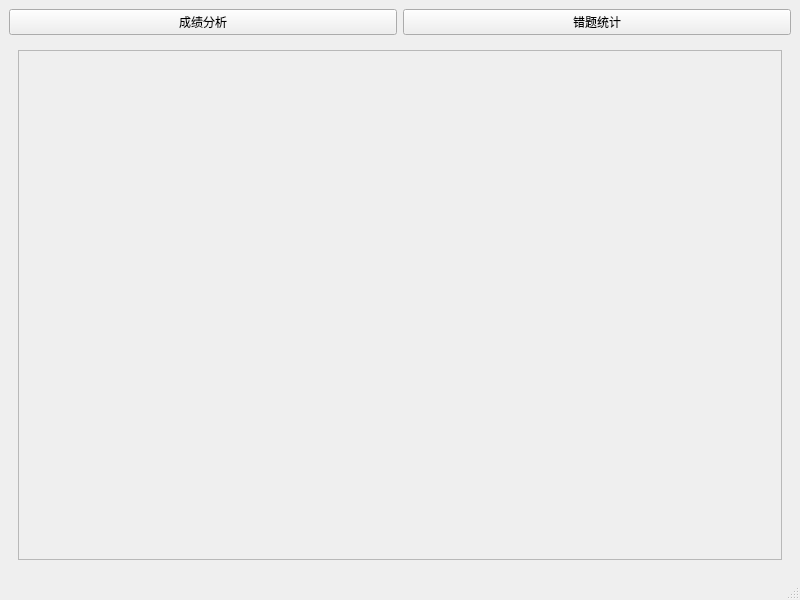
<?xml version="1.0" encoding="UTF-8"?>
<ui version="4.0">
 <class>MainWindow</class>
 <widget class="QMainWindow" name="MainWindow">
  <property name="geometry">
   <rect>
    <x>0</x>
    <y>0</y>
    <width>800</width>
    <height>600</height>
   </rect>
  </property>
  <property name="windowTitle">
   <string>MainWindow</string>
  </property>
  <widget class="QWidget" name="centralwidget">
   <layout class="QGridLayout" name="gridLayout">
    <item row="0" column="0">
     <widget class="QPushButton" name="analysisButton">
      <property name="text">
       <string>成绩分析</string>
      </property>
     </widget>
    </item>
    <item row="0" column="1">
     <widget class="QPushButton" name="wrongButton">
      <property name="text">
       <string>错题统计</string>
      </property>
     </widget>
    </item>
    <item row="1" column="0" colspan="2">
     <widget class="QStackedWidget" name="stackedWidget">
      <widget class="QWidget" name="page0">
       <layout class="QGridLayout" name="gridLayout_2">
        <item row="0" column="0">
         <widget class="QScrollArea" name="scrollArea">
          <property name="widgetResizable">
           <bool>true</bool>
          </property>
          <widget class="QWidget" name="analysisCards">
           <property name="geometry">
            <rect>
             <x>0</x>
             <y>0</y>
             <width>754</width>
             <height>494</height>
            </rect>
           </property>
           <layout class="QVBoxLayout" name="analysisCardsLayout"/>
          </widget>
         </widget>
        </item>
       </layout>
      </widget>
      <widget class="QWidget" name="page1">
       <layout class="QGridLayout" name="gridLayout_3">
        <item row="0" column="0">
         <widget class="QScrollArea" name="scrollArea_2">
          <property name="widgetResizable">
           <bool>true</bool>
          </property>
          <widget class="QWidget" name="wrongQuestions">
           <property name="geometry">
            <rect>
             <x>0</x>
             <y>0</y>
             <width>754</width>
             <height>494</height>
            </rect>
           </property>
           <layout class="QVBoxLayout" name="wrongQuestionsLayout"/>
          </widget>
         </widget>
        </item>
       </layout>
      </widget>
      <widget class="QWidget" name="page2">
       <layout class="QGridLayout" name="gridLayout_4">
        <item row="0" column="0">
         <widget class="QWidget" name="widget" native="true"/>
        </item>
       </layout>
      </widget>
      <widget class="QWidget" name="page3">
       <layout class="QGridLayout" name="gridLayout_5">
        <item row="0" column="0">
         <widget class="MyQuestionInfo" name="questionInfo" native="true"/>
        </item>
       </layout>
      </widget>
     </widget>
    </item>
   </layout>
  </widget>
  <widget class="QStatusBar" name="statusbar"/>
 </widget>
 <customwidgets>
  <customwidget>
   <class>MyQuestionInfo</class>
   <extends>QWidget</extends>
   <header>ui.MyWidgets.MyQuestionInfo</header>
   <container>1</container>
  </customwidget>
 </customwidgets>
 <resources/>
 <connections/>
</ui>
